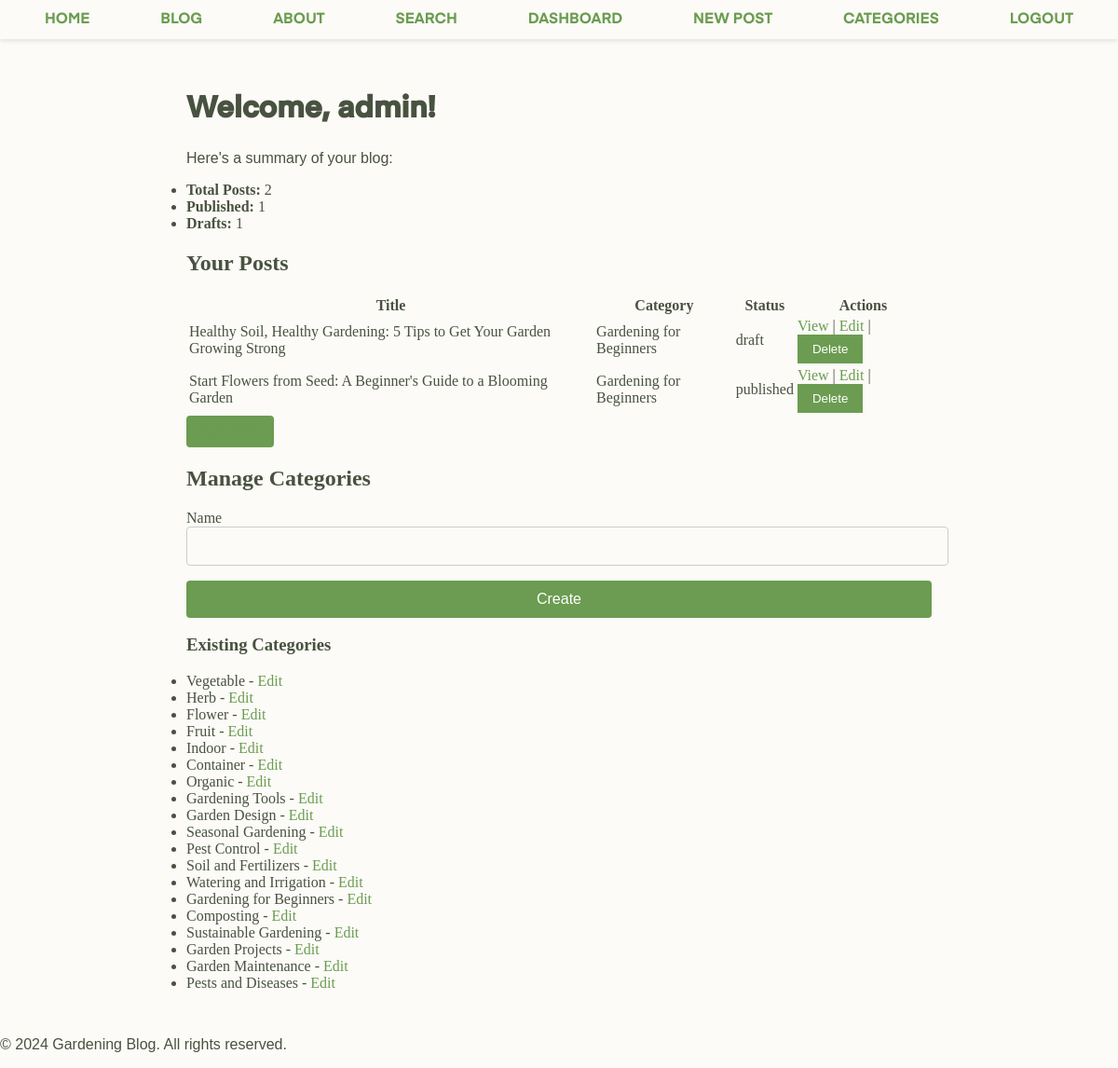
Page /admin (signed in) on the earlier database version.
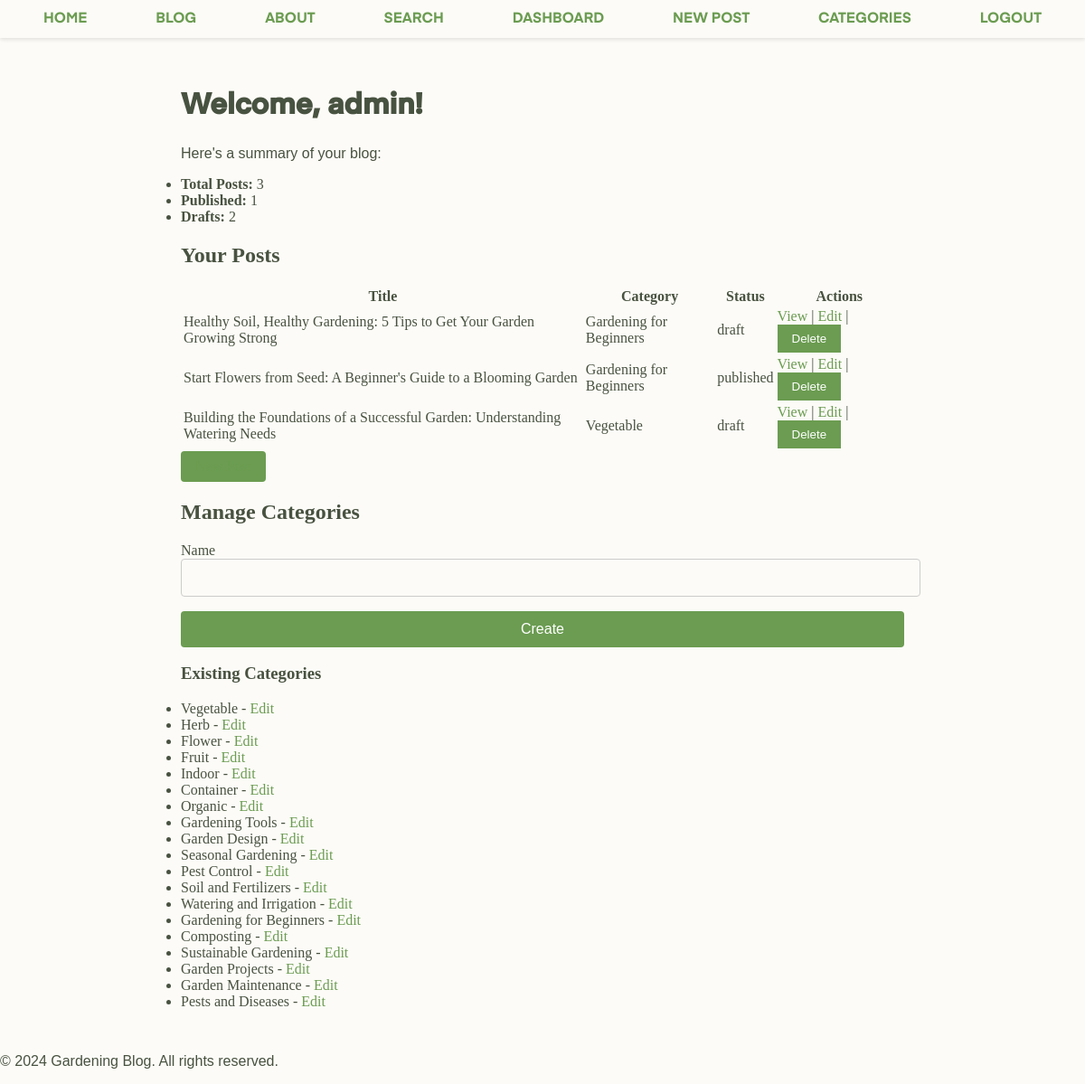
Same page on the later database version.
### models.py (models this page shows, shortened)
class Post(db.Model):
    id = db.Column(db.Integer, primary_key=True)
    title = db.Column(db.String(100), nullable=False)
    content = db.Column(db.Text, nullable=False)
    author = db.Column(db.String(50), nullable=False)
    date_posted = db.Column(db.DateTime, nullable=False, default=datetime.utcnow)
    category_id = db.Column(db.Integer, db.ForeignKey('category.id'), nullable=False)
    featured_image = db.Column(db.String(200))
    status = db.Column(db.String(20), nullable=False, default='draft')
    comments = db.relationship('Comment', backref='post', lazy='dynamic')
    slug = db.Column(db.String(100), unique=True, nullable=False)
    tags = db.Column(db.String, nullable=False)  # Using string for tags

class Category(db.Model):
    id = db.Column(db.Integer, primary_key=True)
    name = db.Column(db.String(100), nullable=False, unique=True)
    slug = db.Column(db.String(100), nullable=False, unique=True)
    posts = db.relationship('Post', backref='category', lazy=True)

### app.py (the view)
@app.route('/admin')
@login_required
def admin_dashboard():
    if not current_user.is_admin:
        abort(403)  # Forbidden
    form = CategoryForm()
    categories = Category.query.all()
    posts = Post.query.all()
    return render_template('admin/dashboard.html', posts=posts, form=form, categories=categories)

### forms.py
class CategoryForm(FlaskForm):
    name = StringField('Name', validators=[DataRequired()])
    submit = SubmitField('Create')

### app.py (called while the page is built)
@login_manager.user_loader
def load_user(user_id):
    return User.query.get(int(user_id))

### templates/admin/dashboard.html (shortened to what this page needs)
{% extends "base.html" %}
{% block content %}
<h1>Welcome, {{ current_user.username }}!</h1>
<p>Here's a summary of your blog:</p>
<ul>
  <li><strong>Total Posts:</strong> {{ posts|length }}</li>
  <li><strong>Published:</strong> {{ posts|selectattr("status", "equalto", "published")|list|length }}</li>
  <li><strong>Drafts:</strong> {{ posts|selectattr("status", "equalto", "draft")|list|length }}</li>
</ul>
<h2>Your Posts</h2>
<table>
  <tr>
    <th>Title</th>
    <th>Category</th>
    <th>Status</th>
    <th>Actions</th>
  </tr>
  {% for post in posts %}
  <tr>
    <td>{{ post.title }}</td>
    <td>{{ post.category.name }}</td>
    <td>{{ post.status }}</td>
    <td>
      <a href="{{ url_for('post', post_slug=post.slug) }}" target="_blank">View</a> |
      <a href="{{ url_for('edit_post', post_id=post.id) }}">Edit</a> |
      <form action="{{ url_for('delete_post', post_id=post.id) }}" method="post" style="display:inline;">
        <button type="submit" onclick="return confirm('Delete this post?')">Delete</button>
      </form>
    </td>
  </tr>
  {% endfor %}
</table>
<a href="{{ url_for('create_post') }}" class="btn">New Post</a>
<h2>Manage Categories</h2>
<form method="post" action="{{ url_for('admin_categories') }}">
  <div>
    {{ form.name.label }} {{ form.name(size=50) }}
  </div>
  {{ form.submit(class="btn") }}
</form>
<h3>Existing Categories</h3>
<ul>
  {% for category in categories %}
    <li>{{ category.name }} - <a href="{{ url_for('edit_category', category_id=category.id) }}">Edit</a></li>
  {% endfor %}
</ul>
{% endblock %}

Differences in the rows shown:
added Post: title "Building the Foundations of a Successful Garden: Understanding Watering Needs", category.name "Vegetable", status "draft"
Other differences:
{{ posts|length }}: "2" → "3"
{{ posts|selectattr("status", "equalto", "draft")|list|length }}: "1" → "2"
